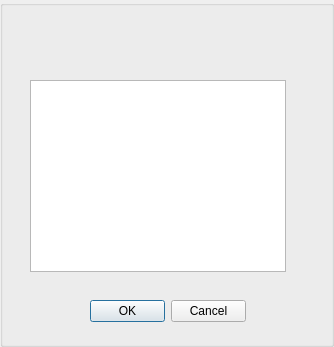
<?xml version="1.0" encoding="UTF-8"?>
<ui version="4.0">
 <class>GroupBox</class>
 <widget class="QGroupBox" name="GroupBox">
  <property name="geometry">
   <rect>
    <x>0</x>
    <y>0</y>
    <width>334</width>
    <height>347</height>
   </rect>
  </property>
  <property name="windowTitle">
   <string>GroupBox</string>
  </property>
  <widget class="QDialogButtonBox" name="buttonBox">
   <property name="geometry">
    <rect>
     <x>90</x>
     <y>300</y>
     <width>156</width>
     <height>23</height>
    </rect>
   </property>
   <property name="standardButtons">
    <set>QDialogButtonBox::Cancel|QDialogButtonBox::Ok</set>
   </property>
  </widget>
  <widget class="QListView" name="listView">
   <property name="geometry">
    <rect>
     <x>30</x>
     <y>80</y>
     <width>256</width>
     <height>192</height>
    </rect>
   </property>
  </widget>
 </widget>
 <resources/>
 <connections/>
</ui>
